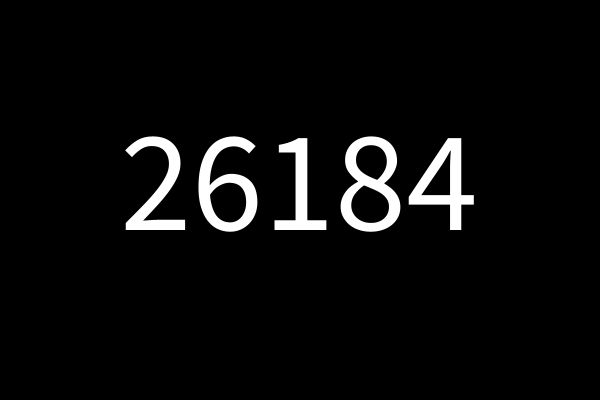
Frame 1 (no input)
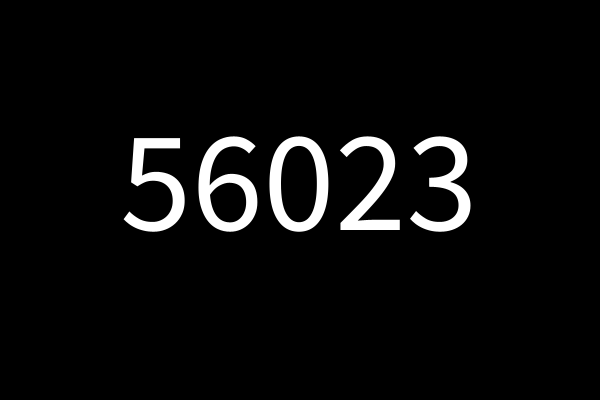
Frame 60 (the mouse pressed at the canvas centre just before this capture)
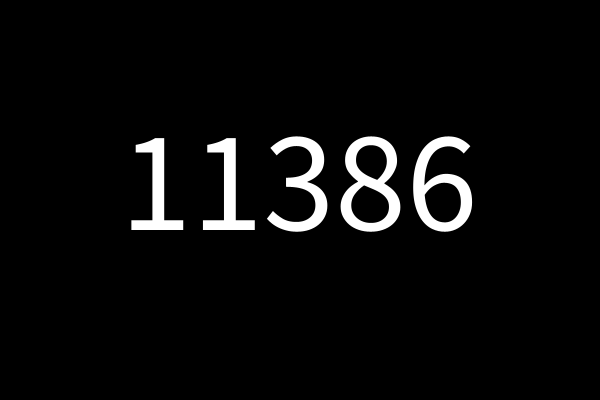
Frame 120 (the mouse held since frame 60 and released just before this capture)

The Processing sketch that drew these frames (run headless with seeded random() and noise(); from frame 60 on, the mouse is pressed at the canvas centre):

// Processing sketch: Basic_101
// ── Basic_101.pde
import java.util.Arrays;
import java.util.List;

final int WIDTH = 600;
final int HEIGHT = 400;
final int TEXT_SIZE = 144;

void setup() {
    stroke(255);
    noFill();
    textSize(TEXT_SIZE);
    // Here you can use Java 8 syntax
    List<String> testListJava8 = Arrays.asList(new String[] {"One...", "Two...", "Three!"});
    testListJava8.stream().forEach(System.out::println);
    // frameRate(1); // Default ~60. Number of 'draw' per second.
}

void draw() {
    background(0);
    fill(255);
    int value = (int)Math.floor(65_535 * Math.random());  // Simulation
    int x = 120;
    int y = (230); // (HEIGHT / 2) + (TEXT_SIZE / 2);
    text(String.format("%05d", value), x, y);
    println(frameRate);
}

void settings() {  
    size(WIDTH, HEIGHT); 
}
